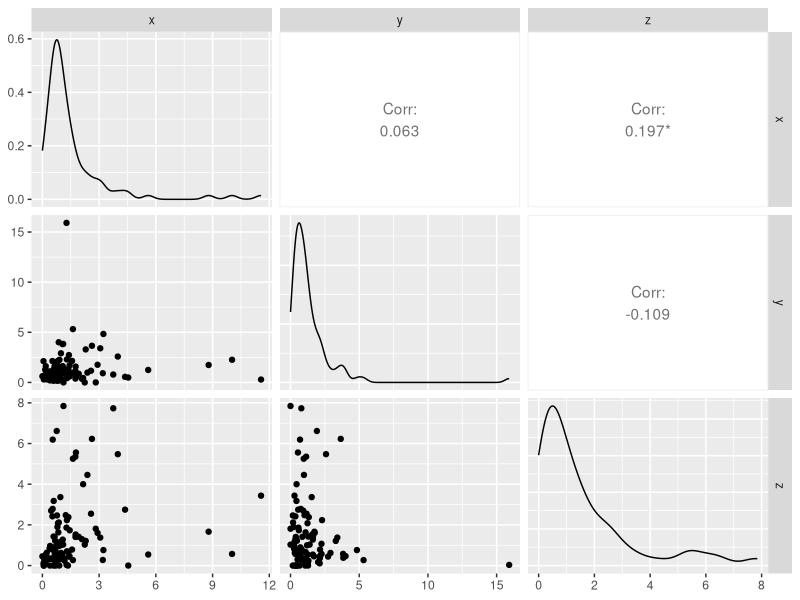
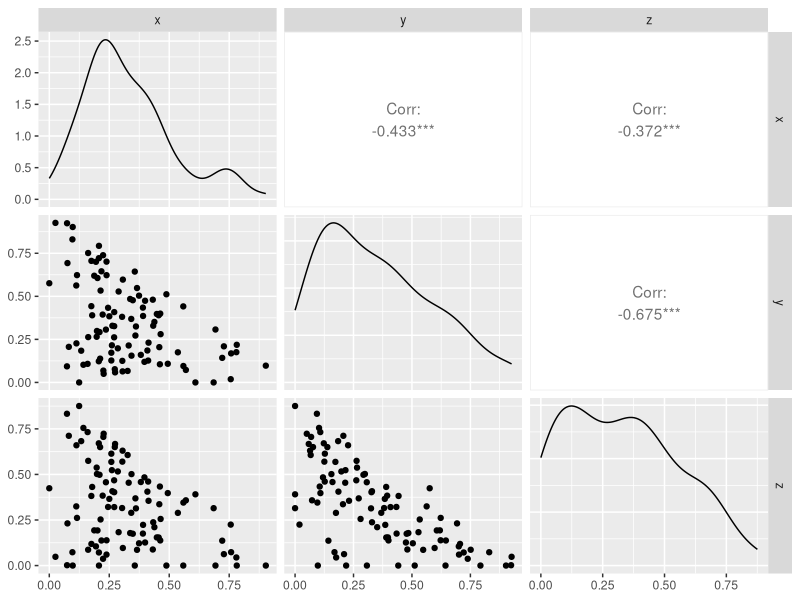
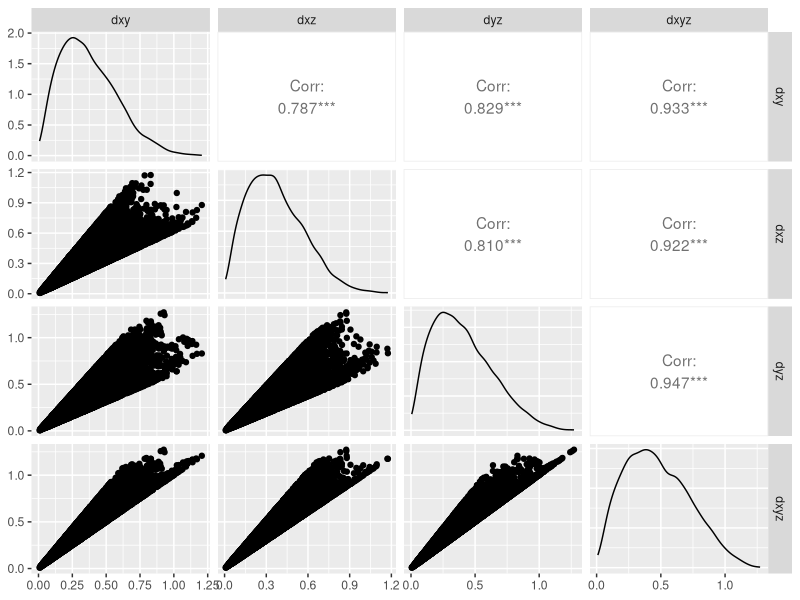
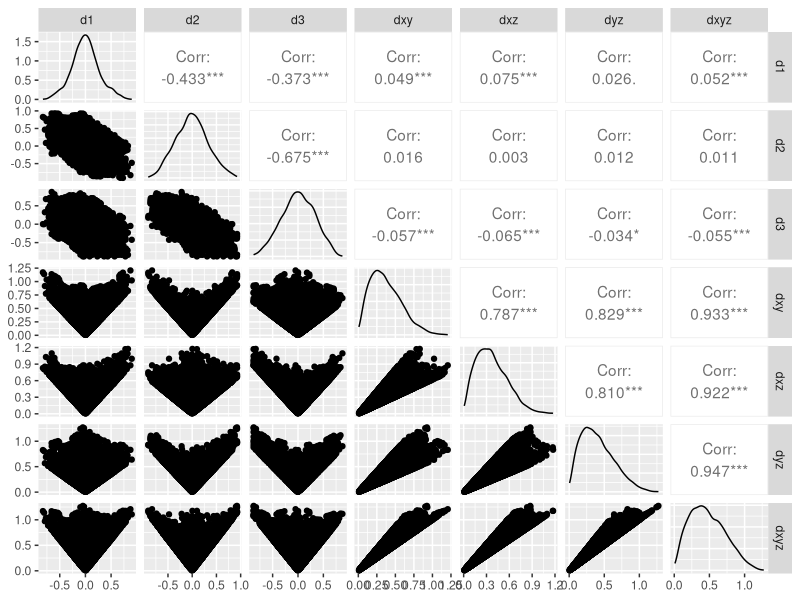

Write R code to recreate these figures, in order.
library(MASS)
library(tidyverse)
library(GGally)

set.seed(42)

sig <- matrix(c(1, 0.2, 0.4, 0.2, 1, -0.3, 0.4, -0.3, 1),
              byrow = TRUE, nrow = 3)
n <- 100
m1 <- exp(mvrnorm(n, mu = c(0,0,0), Sigma = sig))

m1[runif(n * 3) < 0.05] <- 0

summary(m1)
# need to make some of m1 real zeroes

colnames(m1) <- c("x", "y", "z")
ggpairs(as_tibble(m1))

m2 <- m1 / rowSums(m1)

# check that all the rows add up to 1.0000:
stopifnot(unique(round(rowSums(m2), 4)) == 1)



ggpairs(as_tibble(m2))


d <- as_tibble(m2) |>
  mutate(id = 1:n())

geom_mean <- function(...){
  if(min(...) <= 0){
    gm <- prod(...) ^ (1 / length( ... ))
  } else {
    gm <- exp(mean(log(...)))    
  }
  return(gm)
}

geom_mean(1:3)
x <- c(-3, -2, -3, -4)
geom_mean(x)
geom_mean(abs(x))




euc_dist <- function(d1, d2 = 0, d3 = 0){
  d <- sqrt(d1 ^ 2 + d2 ^ 2 + d3 ^ 2)
}

distances <- d |>
  rename(x1 = x, 
         y1 = y,
         z1 = z,
         id1 = id) |>
  left_join(d, by = join_by(id1 > id)) |>
  filter(!is.na(id)) |>
  mutate(d1 = x - x1,
         d2 = y - y1,
         d3 = z - z1) |>
  mutate(
    dxy = euc_dist(d1, d2),
    dxz = euc_dist(d1, d3),
    dyz = euc_dist(d2, d3),
    dxyz = euc_dist(y-y1,x-x1, z-z1)
  )

distances |>
  select(dxy:dxyz) |>
  ggpairs()

distances |>
  select(d1:d3, dxy:dxyz) |>
  ggpairs()

# see https://stats.stackexchange.com/questions/259208/how-to-perform-isometric-log-ratio-transformation#:~:text=The%20ILR%20(Isometric%20Log%2DRatio,time%20spent%20in%20various%20activities.

# ILR (Isometric log-ratio) transformation.
# `x` is an `n` by `k` matrix of positive observations with k >= 2.
#
ilr <- function(x, p = 0, offset = 0) {
  if (any((x + offset) < 0, na.rm = TRUE)) {
    stop("x must be only positive values.")
  }
  if (abs(p) < 1e-07) {
    y <- log(x + offset)
  } else {
    y <- ((x + offset) ^ p - 1) / p
  }       
  y <- y - rowMeans(y, na.rm = TRUE)            # Recentered values
  k <- dim(y)[2]
  H <- contr.helmert(k)                       # Dimensions k by k-1
  H <- t(H) / sqrt((2:k) * (2:k - 1))         # Dimensions k-1 by k
  z <- y %*% t(H)                             # Rotated/reflected values
  if(!is.null(colnames(x))){                   # (Helps with interpreting output)
    colnames(z) <- paste0(colnames(x)[-1], ".ILR")
  }
  return(z)                          
}

ilr(m1, p = 0.1)
